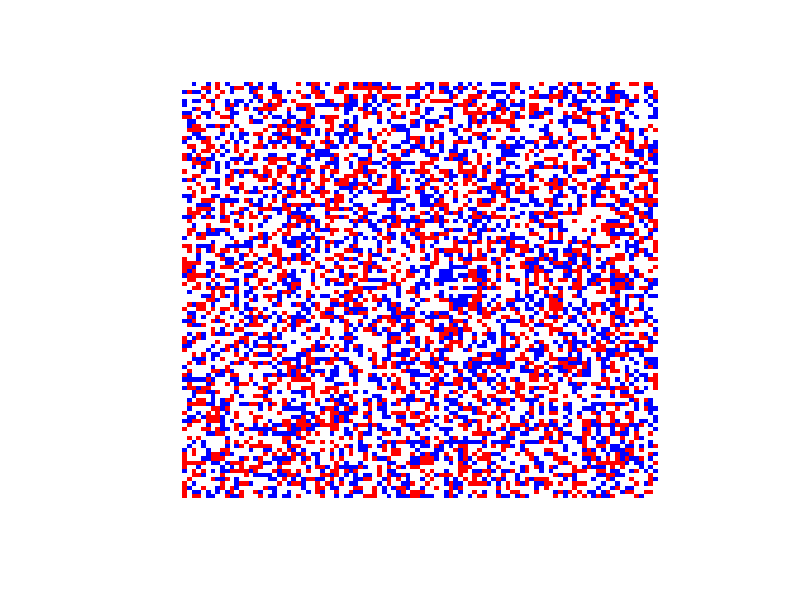
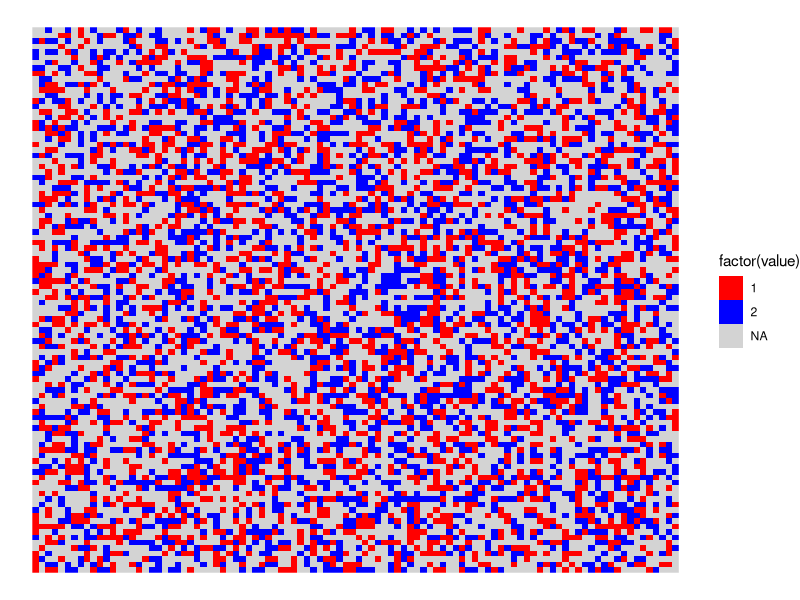
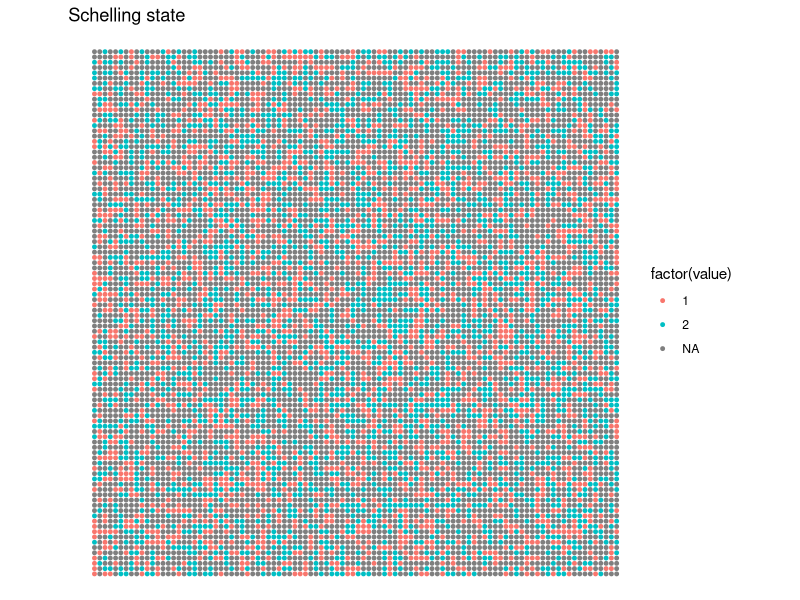

Recreate these plots in R, in order.
## ---- chunk 1
knitr::opts_chunk$set(echo = TRUE)
## ---- chunk 2
size <- 100
pctOccupied <- 0.5
pctRed <- 0.5
pctBlue <- (1-pctRed)

state <- matrix(NA,size,size)
nbAgents <- floor(pctOccupied * size^2)
householdCells <- sample(size ^ 2, nbAgents)
state[householdCells] <-  sample(c(1,2), nbAgents, replace = T, prob = c(pctRed,pctBlue))
## ---- chunk 3
par(fin=c(6,6)) #plot size setup
image(state, axes = FALSE,col=c("red","blue"))
## ---- chunk 4
library(ggplot2)
library(reshape2)
meltedState <- melt(state) 
head(meltedState,10)  #to see what it looks like and get the column names
## ---- chunk 5
# color definitions  
colorMapping <- c("1"="red", "2"="blue") 

myggplot <- ggplot(meltedState, aes(x=Var1, y=Var2)) +
  geom_raster(aes(fill=factor(value)))+
 scale_fill_manual(values = colorMapping, na.value="lightgrey")+
  theme_void()
myggplot            

## ---- chunk 6
# color definitions  
library(RColorBrewer)
fancyColors <- brewer.pal(3,"Set3")[1:2]

myggplot2 <- ggplot(meltedState, aes(x=Var1, y=Var2, color=factor(value))) +
  geom_point(size=1)+
 scale_fill_manual(values = fancyColors , na.value="lightgrey")+
  theme_void()+
  coord_fixed(ratio = 1) + 
  ggtitle("Schelling state")
   
myggplot2            

